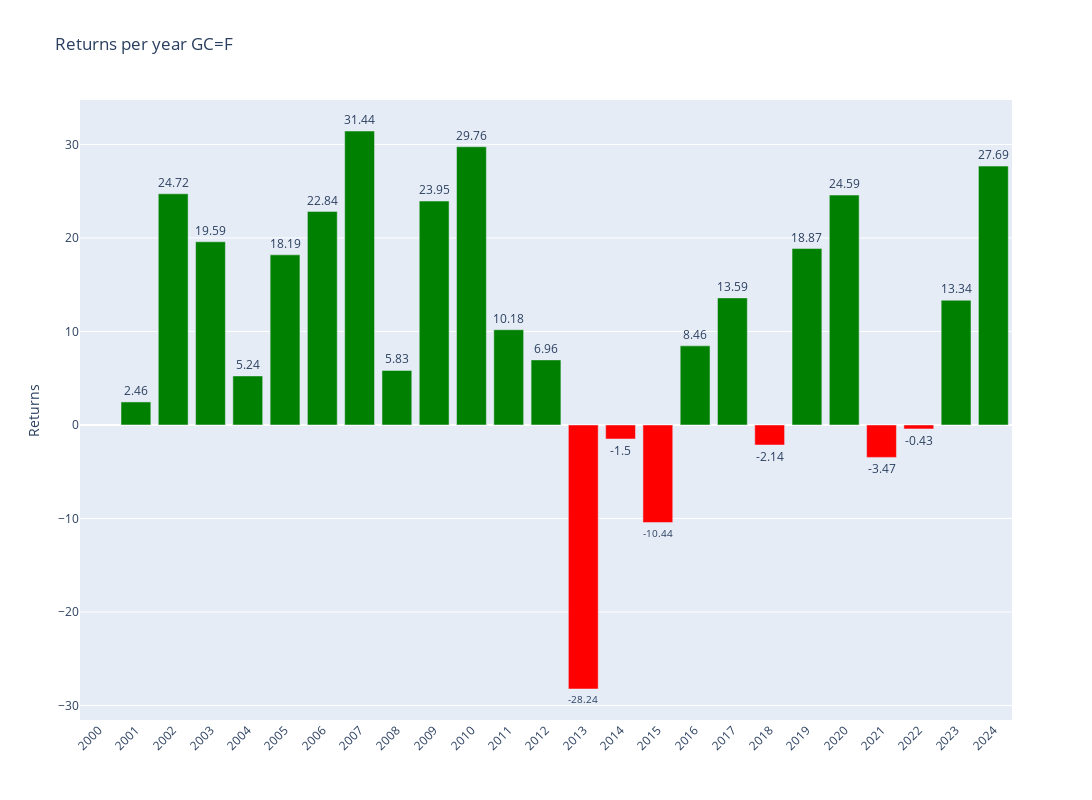

The notebook cell this image was saved under:
### Code cell
# Plotly
fig = make_subplots()

# Add colors
colors = ['green' if x >= 0 else 'red' for x in annual_data['Return']]

# Graph (1,1)
fig.add_trace(go.Bar(y=annual_data['Return'],x=annual_data['Return'].index,text=round(annual_data['Return'],2),textposition='outside',marker_color=colors,hoverinfo='skip'),row=1,col=1)

# Update xaxis properties
fig.update_yaxes(title_text="Returns", row=1, col=1)

fig.update_layout(xaxis=dict(tickvals=annual_data.index,tickangle=-45),height=800, width=1300,title=f"Returns per year {ticker}")

fig.show()

### Figure 1 — Plotly figure (JSON) as saved in the notebook; plotly's stock layout.template omitted (floating-point values rounded to 4 significant figures)
{"data": [{"hoverinfo": "skip", "marker": {"color": ["red", "green", "green", "green", "green", "green", "green", "green", "green", "green", "green", "green", "green", "red", "red", "red", "green", "green", "red", "green", "green", "red", "red", "green", "green"]}, "text": [null, 2.46, 24.72, 19.59, 5.24, 18.19, 22.84, 31.44, 5.83, 23.95, 29.76, 10.18, 6.96, -28.24, -1.5, -10.44, 8.46, 13.59, -2.14, 18.87, 24.59, -3.47, -0.43, 13.34, 27.69], "textposition": "outside", "type": "bar", "x": [2000, 2001, 2002, 2003, 2004, 2005, 2006, 2007, 2008, 2009, 2010, 2011, 2012, 2013, 2014, 2015, 2016, 2017, 2018, 2019, 2020, 2021, 2022, 2023, 2024], "xaxis": "x", "y": [null, 2.463, 24.72, 19.59, 5.244, 18.19, 22.84, 31.44, 5.833, 23.95, 29.76, 10.18, 6.961, -28.24, -1.498, -10.44, 8.46, 13.59, -2.143, 18.87, 24.59, -3.465, -0.4268, 13.34, 27.69], "yaxis": "y"}], "layout": {"height": 800, "title": {"text": "Returns per year GC=F"}, "width": 1300, "xaxis": {"anchor": "y", "domain": [0, 1], "tickangle": -45, "tickvals": [2000, 2001, 2002, 2003, 2004, 2005, 2006, 2007, 2008, 2009, 2010, 2011, 2012, 2013, 2014, 2015, 2016, 2017, 2018, 2019, 2020, 2021, 2022, 2023, 2024]}, "yaxis": {"anchor": "x", "domain": [0, 1], "title": {"text": "Returns"}}}}
